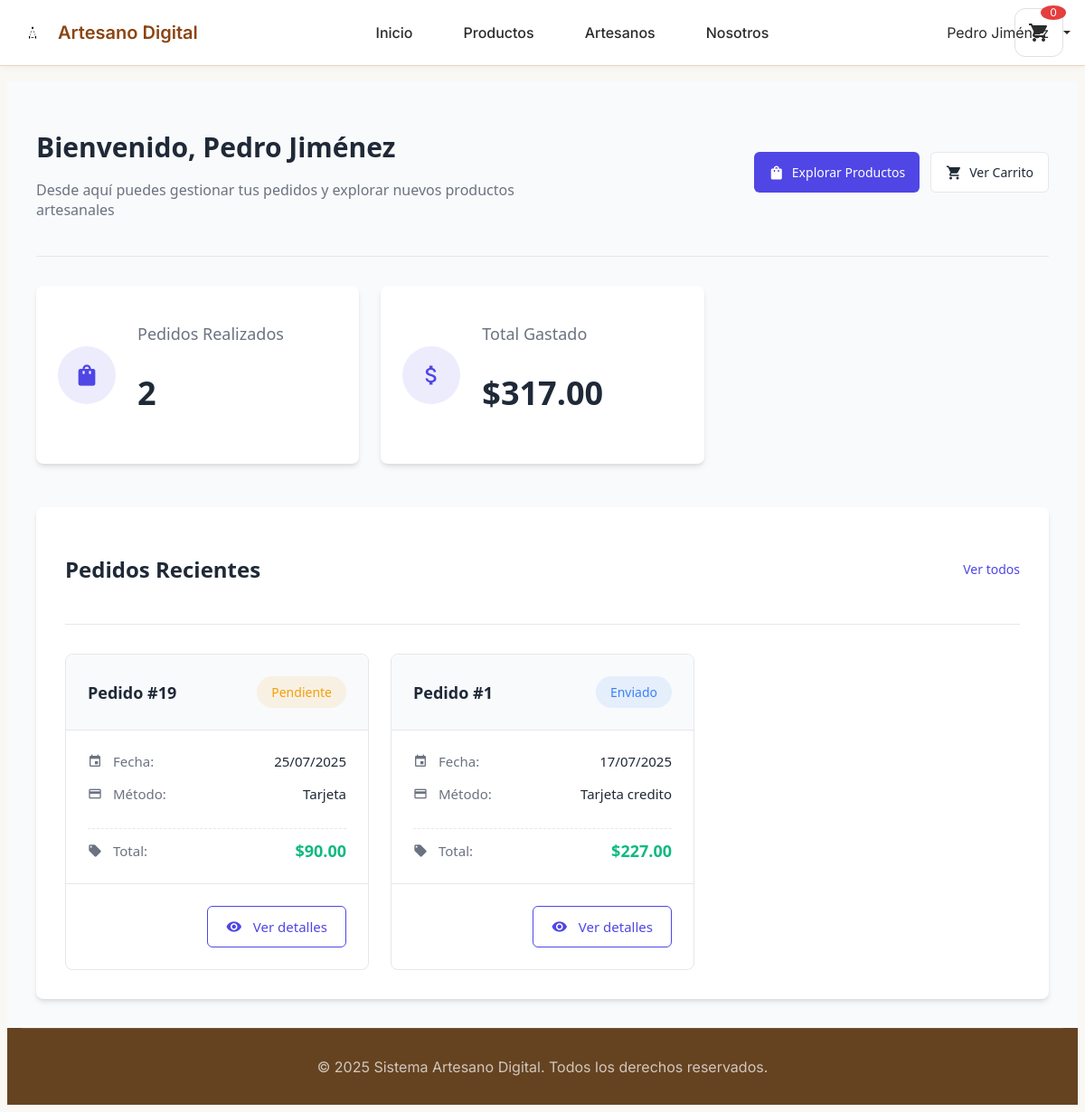
Page /dashboard/cliente (signed in) on the committed database.
### tables this page shows
CREATE TABLE `pedidos` (
  `id_pedido` int(11) NOT NULL,
  `id_usuario` int(11) NOT NULL,
  `estado` enum('pendiente','confirmado','en_proceso','enviado','entregado','cancelado') DEFAULT 'pendiente',
  `metodo_pago` varchar(50) NOT NULL,
  `total` decimal(10,2) NOT NULL,
  `subtotal` decimal(10,2) DEFAULT NULL,
  `descuento` decimal(10,2) DEFAULT 0.00,
  `fecha_pedido` datetime DEFAULT current_timestamp(),
  `fecha_confirmacion` datetime DEFAULT NULL,
  `fecha_proceso` datetime DEFAULT NULL,
  `fecha_envio` datetime DEFAULT NULL,
  `fecha_entrega` datetime DEFAULT NULL,
  `direccion_envio` text NOT NULL,
  `metodo_envio` varchar(100) DEFAULT 'Env├¡o est├índar',
  `codigo_seguimiento` varchar(100) DEFAULT NULL,
  `tiempo_estimado` varchar(50) DEFAULT '3-5 d├¡as h├íbiles',
  `empresa_envio` varchar(100) DEFAULT NULL,
  `numero_seguimiento` varchar(100) DEFAULT NULL,
  `fecha_estimada_entrega` date DEFAULT NULL,
  `notas_entrega` text DEFAULT NULL,
  `fecha_actualizacion` timestamp NOT NULL DEFAULT current_timestamp() ON UPDATE current_timestamp()
);

### controllers/ControladorCliente.php (called while the page is built, shortened)
<?php
class ControladorCliente
{
    private GestorAutenticacion $gestorAuth;
    private \Models\Pedido $modeloPedido;
    public function __construct()
    {
        $this->gestorAuth = GestorAutenticacion::obtenerInstancia();
        require_once __DIR__ . '/../models/Pedido.php';
        $this->modeloPedido = new \Models\Pedido();
    }
    public function mostrarDashboard(): void
    {
        $usuario = $this->gestorAuth->obtenerUsuarioActual();
        $idUsuario = $usuario['id_usuario'] ?? 0;
        $pedidosRecientes = $this->obtenerPedidosRecientes($idUsuario);
        $totalPedidos = count($pedidosRecientes);
        $totalCompras = array_sum(array_column($pedidosRecientes, 'total'));
        $datos = [
            'titulo' => 'Panel de Cliente',
            'usuario' => $usuario,
            'pedidos_recientes' => $pedidosRecientes,
            'estadisticas' => [
                'pedidos_totales' => $totalPedidos,
                'total_compras' => $totalCompras,
                'productos_favoritos' => 0,
                'artesanos_seguidos' => 0
            ],
            'favoritos_recientes' => []
        ];
        $this->cargarVista('cliente/dashboard', $datos);
    }
    private function obtenerPedidosRecientes(int $idUsuario): array
    {
        try {
            $pedidos = $this->modeloPedido->obtenerPorUsuario($idUsuario);
            if (!empty($pedidos)) {
                $pedidosFormateados = [];
                $pedidosLimitados = array_slice($pedidos, 0, 5);
                foreach ($pedidosLimitados as $pedido) {
                    $pedidosFormateados[] = [
                        'id' => $pedido['id_pedido'],
                        'fecha' => $pedido['fecha_pedido'],
                        'total' => $pedido['total'],
                        'estado' => $pedido['estado'],
                        'metodo_pago' => $pedido['metodo_pago']
                    ];
                }
                return $pedidosFormateados;
            }
            return [];
        } catch (\Exception $e) {
            error_log("Error al obtener pedidos recientes: " . $e->getMessage());
            return [];
        }
    }
    private function cargarVista(string $vista, array $datos = []): void
    {
        extract($datos);
        include "views/{$vista}.php";
    }
}

### utils/GestorAutenticacion.php (called while the page is built, shortened)
<?php
class GestorAutenticacion
{
    private static ?GestorAutenticacion $instancia = null;
    private function __construct()
    {
        $this->tiempoExpiracion = ((int)($_ENV['SESSION_LIFETIME'] ?? 120)) * 60;
    }
    public static function obtenerInstancia(): GestorAutenticacion
    {
        if (self::$instancia === null) {
            self::$instancia = new self();
        }
        return self::$instancia;
    }
    public function estaAutenticado(): bool
    {
        return true;
    }
    public function obtenerUsuarioActual(): ?array
    {
        if ($this->estaAutenticado()) {
            return [
                'id_usuario' => $_SESSION['usuario_id'],
                'nombre' => $_SESSION['usuario_nombre'],
                'correo' => $_SESSION['usuario_correo'],
                'tipo_usuario' => $_SESSION['usuario_tipo']
            ];
        }
        return null;
    }
}

### models/Pedido.php (called while the page is built, shortened)
<?php
class Pedido
{
    private PDO $conexion;
    public function __construct()
    {
        $db = Database::obtenerInstancia();
        $this->conexion = $db->obtenerConexion();
    }
    public function obtenerPorUsuario(int $idUsuario): array
    {
        try {
            $sql = "SELECT * FROM pedidos WHERE id_usuario = :id_usuario ORDER BY fecha_pedido DESC";
            $stmt = $this->conexion->prepare($sql);
            $stmt->execute(['id_usuario' => $idUsuario]);
            return $stmt->fetchAll();
        } catch (Exception $e) {
            error_log("Error al obtener pedidos: " . $e->getMessage());
            return [];
        }
    }
}

### config/Database.php (called while the page is built, shortened)
<?php
class Database
{
    private static ?Database $instancia = null;
    private ?PDO $conexion = null;
    private string $host;
    private string $baseDatos;
    private string $usuario;
    private string $contrasena;
    private string $charset;
    private function __construct()
    {
        $this->host = $_ENV['DB_HOST'] ?? 'localhost';
        $this->baseDatos = $_ENV['DB_DATABASE'] ?? 'artesano_digital';
        $this->usuario = $_ENV['DB_USERNAME'] ?? 'root';
        $this->contrasena = $_ENV['DB_PASSWORD'] ?? '';
        $this->charset = $_ENV['DB_CHARSET'] ?? 'utf8mb4';
    }
    public static function obtenerInstancia(): Database
    {
        if (self::$instancia === null) {
            self::$instancia = new self();
        }
        return self::$instancia;
    }
    private function conectar(): void
    {
        try {
            $dsn = "mysql:host={$this->host};dbname={$this->baseDatos};charset={$this->charset}";
            $opciones = [
                PDO::ATTR_ERRMODE => PDO::ERRMODE_EXCEPTION,
                PDO::ATTR_DEFAULT_FETCH_MODE => PDO::FETCH_ASSOC,
                PDO::ATTR_EMULATE_PREPARES => false,
                PDO::MYSQL_ATTR_INIT_COMMAND => "SET NAMES {$this->charset}"
            ];
            $this->conexion = new PDO($dsn, $this->usuario, $this->contrasena, $opciones);
        } catch (PDOException $e) {
            throw new Exception("Error de conexión a base de datos: " . $e->getMessage());
        }
    }
    public function obtenerConexion(): PDO
    {
        return $this->conexion;
    }
}

### views/cliente/dashboard.php (the view, shortened to what this page needs)
<div class="dashboard">
    <header class="dashboard-header">
        <div class="welcome-section">
            <h1>Bienvenido, <?= htmlspecialchars($usuario['nombre']) ?></h1>
            <p>Desde aquí puedes gestionar tus pedidos y explorar nuevos productos artesanales</p>
        </div>
        <div class="quick-actions">
            <a href="/artesanoDigital/productos" class="action-btn primary">
                <i class="material-icons">shopping_bag</i> Explorar Productos
            </a>
            <a href="/artesanoDigital/carrito" class="action-btn secondary">
                <i class="material-icons">shopping_cart</i> Ver Carrito
            </a>
        </div>
    </header>
    <div class="stats-grid">
        <div class="stat-card">
            <div class="stat-icon">
                <i class="material-icons">shopping_bag</i>
            </div>
            <div class="stat-content">
                <h3>Pedidos Realizados</h3>
                <p class="stat-number"><?= $estadisticas['pedidos_totales'] ?></p>
            </div>
        </div>
        <div class="stat-card">
            <div class="stat-icon">
                <i class="material-icons">attach_money</i>
            </div>
            <div class="stat-content">
                <h3>Total Gastado</h3>
                <p class="stat-number">$<?= number_format($estadisticas['total_compras'], 2) ?></p>
            </div>
        </div>
    </div>
    <section class="orders-section">
        <div class="section-header">
            <h2>Pedidos Recientes</h2>
            <a href="/artesanoDigital/cliente/pedidos" class="view-all">Ver todos</a>
        </div>
        <?php if (!empty($pedidos_recientes)): ?>
            <div class="orders-grid">
                <?php foreach ($pedidos_recientes as $pedido): ?>
                    <div class="order-card">
                        <div class="order-header">
                            <div class="order-id">Pedido #<?= $pedido['id'] ?></div>
                            <div class="order-status status-<?= $pedido['estado'] ?>">
                                <?= ucfirst($pedido['estado']) ?>
                            </div>
                        </div>
                        <div class="order-body">
                            <div class="order-info">
                                <div class="info-item">
                                    <span class="info-label"><i class="material-icons">event</i> Fecha:</span>
                                    <span class="info-value"><?= date('d/m/Y', strtotime($pedido['fecha'])) ?></span>
                                </div>
                                <div class="info-item">
                                    <span class="info-label"><i class="material-icons">payment</i> Método:</span>
                                    <span class="info-value"><?= ucfirst(str_replace('_', ' ', $pedido['metodo_pago'])) ?></span>
                                </div>
                                <div class="info-item total">
                                    <span class="info-label"><i class="material-icons">local_offer</i> Total:</span>
                                    <span class="info-value">$<?= number_format($pedido['total'], 2) ?></span>
                                </div>
                            </div>
                        </div>
                        <div class="order-footer">
                            <a href="/artesanoDigital/cliente/pedido/<?= $pedido['id'] ?>" class="btn-details">
                                <i class="material-icons">visibility</i> Ver detalles
                            </a>
                        </div>
                    </div>
                <?php endforeach; ?>
            </div>
        <?php endif; ?>
    </section>
</div>
<?php
include __DIR__ . '/../layouts/base.php';
?>

### assets/css/estilos.css (style rules this page uses)
:root { --color-crema-claro: #faf8f5; --color-crema: #f5e6d3; --color-beige: #e8d5b7; --color-marfil: #f8f6f0; --color-tostado: #d4a574; --color-marron: #8b4513; --color-marron-oscuro: #654321; --color-blanco-suave: #fefefe; --color-gris-suave: #f0f0f0; --color-texto-principal: #2c2c2c; --color-texto-secundario: #666666; --color-exito: #4caf50; --color-error: #f44336; --color-advertencia: #ff9800; --color-info: #2196f3; --fuente-principal: "Inter", -apple-system, BlinkMacSystemFont, "Segoe UI", Roboto, sans-serif; --peso-ligero: 300; --peso-normal: 400; --peso-medio: 500; --peso-semi-negrita: 600; --peso-negrita: 700; --espaciado-xs: 0.25rem; --espaciado-sm: 0.5rem; --espaciado-md: 1rem; --espaciado-lg: 1.5rem; --espaciado-xl: 2rem; --espaciado-2xl: 3rem; --radio-sm: 4px; --radio-md: 8px; --radio-lg: 12px; --radio-xl: 16px; --sombra-sm: 0 1px 2px rgba(0, 0, 0, 0.05); --sombra-md: 0 4px 6px rgba(0, 0, 0, 0.07); --sombra-lg: 0 10px 15px rgba(0, 0, 0, 0.1); --sombra-xl: 0 20px 25px rgba(0, 0, 0, 0.15); --transicion-rapida: 0.15s ease-in-out; --transicion-normal: 0.3s ease-in-out; --transicion-lenta: 0.5s ease-in-out; }

### views/layouts/base.php (style rules this page uses)
html { color-scheme: light !important; }
body { background-color: #faf8f5 !important; color: #2c2c2c !important; font-family: 'Inter', sans-serif; }
.material-icons { font-family: 'Material Icons'; font-weight: normal; font-style: normal; font-size: 24px; line-height: 1; letter-spacing: normal; text-transform: none; display: inline-block; white-space: nowrap; word-wrap: normal; direction: ltr; -webkit-font-feature-settings: 'liga'; -webkit-font-smoothing: antialiased; vertical-align: middle; }

### rows in the picture
pedidos: id_pedido "19", estado "Pendiente", fecha_pedido "25/07/2025", metodo_pago "Tarjeta", total "90.00"
pedidos: id_pedido "1", estado "Enviado", fecha_pedido "17/07/2025", metodo_pago "Tarjeta credito", total "227.00"

### other values in the picture
$carrito_count "0"
$_SESSION['usuario_nombre'] "Pedro Jiménez"
$usuario['nombre'] "Pedro Jiménez"
$estadisticas['pedidos_totales'] "2"
$estadisticas['total_compras'] "317.00"
